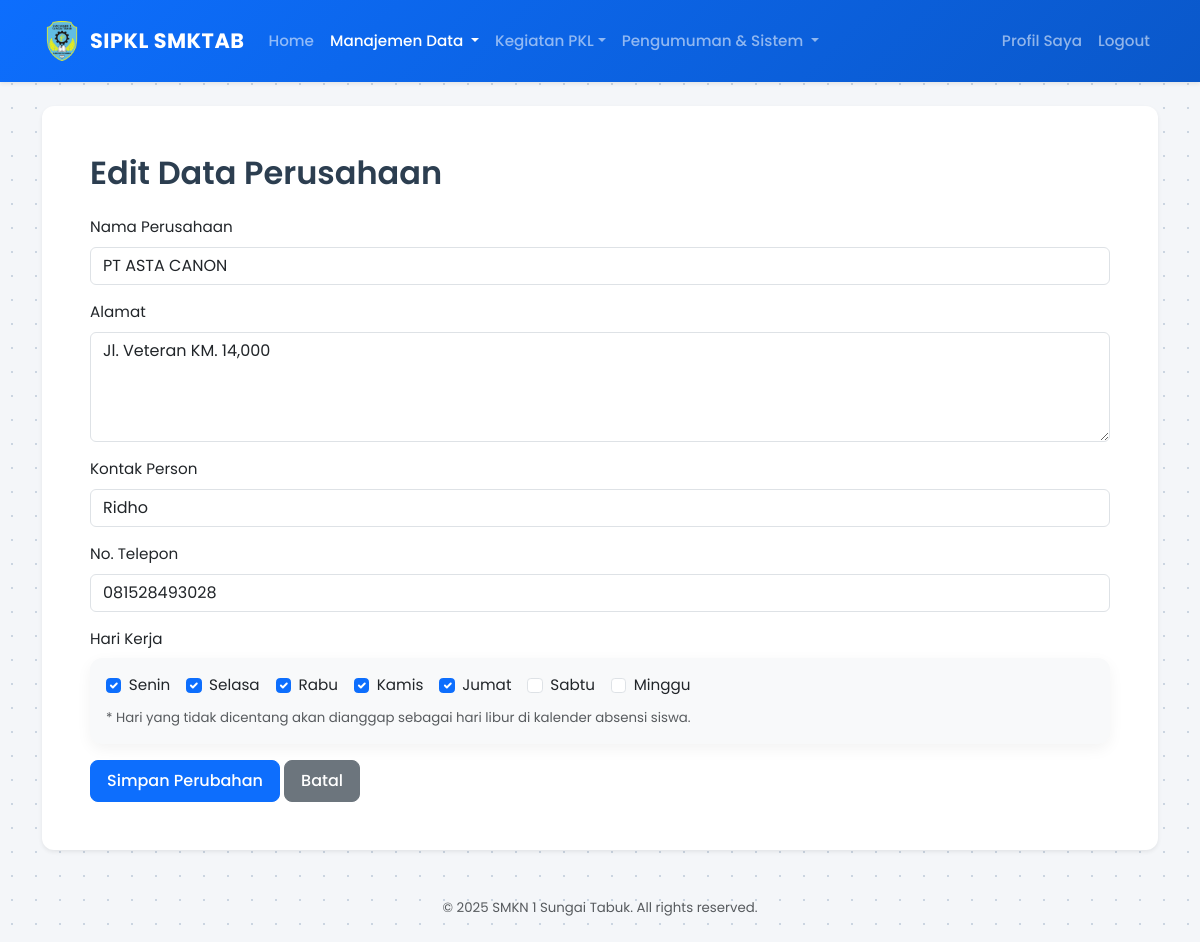
The page /index.php?page=admin/perusahaan_edit&id=1 (signed in) on the database its author committed.
### tables this page shows
CREATE TABLE `perusahaan` (
  `id_perusahaan` int(11) NOT NULL,
  `nama_perusahaan` varchar(100) NOT NULL,
  `alamat` text DEFAULT NULL,
  `kontak_person` varchar(100) DEFAULT NULL,
  `no_telp` varchar(20) DEFAULT NULL,
  `hari_kerja` varchar(50) NOT NULL DEFAULT '1,2,3,4,5'
);

### pages/admin/perusahaan_edit.php (the view, shortened to what this page needs)
<?php
$perusahaan = null;
$id_perusahaan = $_GET['id'];
try {
    $sql_get = "SELECT * FROM perusahaan WHERE id_perusahaan = :id";
    $stmt_get = $pdo->prepare($sql_get);
    $stmt_get->bindParam(':id', $id_perusahaan);
    $stmt_get->execute();
    $perusahaan = $stmt_get->fetch(PDO::FETCH_ASSOC);
    $hari_kerja_db = !empty($perusahaan['hari_kerja']) ? explode(',', $perusahaan['hari_kerja']) : [];
} catch (PDOException $e) {
    die("Error mengambil data: " . $e->getMessage());
}
?>
<h2 class="mb-4">Edit Data Perusahaan</h2>
<?php if ($perusahaan): ?>
<form action="index.php?page=admin/perusahaan_edit&id=<?php echo $id_perusahaan; ?>" method="POST">
    <div class="mb-3">
        <label for="nama_perusahaan" class="form-label">Nama Perusahaan</label>
        <input type="text" class="form-control" id="nama_perusahaan" name="nama_perusahaan" value="<?php echo htmlspecialchars($perusahaan['nama_perusahaan']); ?>" required>
    </div>
    <div class="mb-3">
        <label for="alamat" class="form-label">Alamat</label>
        <textarea class="form-control" id="alamat" name="alamat" rows="4" required><?php echo htmlspecialchars($perusahaan['alamat']); ?></textarea>
    </div>
    <div class="mb-3">
        <label for="kontak_person" class="form-label">Kontak Person</label>
        <input type="text" class="form-control" id="kontak_person" name="kontak_person" value="<?php echo htmlspecialchars($perusahaan['kontak_person']); ?>">
    </div>
    <div class="mb-3">
        <label for="no_telp" class="form-label">No. Telepon</label>
        <input type="text" class="form-control" id="no_telp" name="no_telp" value="<?php echo htmlspecialchars($perusahaan['no_telp']); ?>">
    </div>
    <div class="mb-3">
        <label class="form-label">Hari Kerja</label>
        <div class="card p-3 bg-light border-0">
            <div class="d-flex flex-wrap gap-3">
                <?php
                $days = [1=>'Senin', 2=>'Selasa', 3=>'Rabu', 4=>'Kamis', 5=>'Jumat', 6=>'Sabtu', 7=>'Minggu'];
                foreach ($days as $num => $name) {
                    if ($_SERVER["REQUEST_METHOD"] == "POST") {
                        $checked = (isset($_POST['hari_kerja']) && in_array($num, $_POST['hari_kerja'])) ? 'checked' : '';
                    } else {
                        $checked = (in_array($num, $hari_kerja_db)) ? 'checked' : '';
                    }
                    echo "
                    <div class='form-check'>
                        <input class='form-check-input' type='checkbox' name='hari_kerja[]' value='$num' id='day$num' $checked>
                        <label class='form-check-label' for='day$num'>$name</label>
                    </div>";
                }
                ?>
            </div>
            <small class="text-muted mt-2 d-block">* Hari yang tidak dicentang akan dianggap sebagai hari libur di kalender absensi siswa.</small>
        </div>
    </div>
    <button type="submit" class="btn btn-primary">Simpan Perubahan</button>
    <a href="index.php?page=admin/perusahaan_data" class="btn btn-secondary">Batal</a>
</form>
<?php endif; ?>

### assets/css/style.css (style rules this page uses)
body { font-family: 'Poppins', sans-serif; background-color: #f4f6f9; color: #444; font-size: 0.95rem; }
h1, h2, h3, h4, h5, h6 { font-weight: 600; color: #2c3e50; }
.card { border: none; border-radius: 12px; box-shadow: 0 5px 15px rgba(0,0,0,0.05); transition: transform 0.3s ease, box-shadow 0.3s ease; background: #fff; }
.btn { border-radius: 8px; padding: 8px 16px; font-weight: 500; transition: 0.2s; }
.btn-primary { background-color: #0d6efd; border-color: #0d6efd; }
body { background-color: #f5f7fa; background-image: radial-gradient(#cbd5e1 1.5px, transparent 1.5px); background-size: 24px 24px; min-height: 100vh; margin: 0; }

### rows shown on the page
perusahaan: nama_perusahaan "PT ASTA CANON", alamat "Jl. Veteran KM. 14,000", kontak_person "Ridho", no_telp "081528493028"

### other values the page prints
$name "Senin"
$name "Selasa"
$name "Rabu"
$name "Kamis"
$name "Jumat"
$name "Sabtu"
$name "Minggu"
